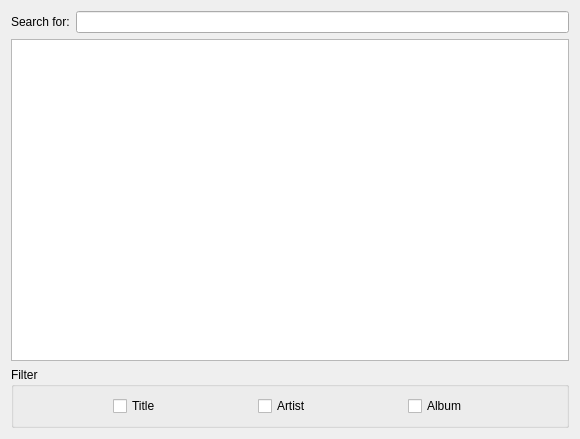
<?xml version="1.0" encoding="UTF-8"?>
<ui version="4.0">
 <class>search_dialog</class>
 <widget class="QDialog" name="search_dialog">
  <property name="geometry">
   <rect>
    <x>0</x>
    <y>0</y>
    <width>580</width>
    <height>439</height>
   </rect>
  </property>
  <property name="windowTitle">
   <string>Search</string>
  </property>
  <layout class="QGridLayout" name="gridLayout">
   <item row="0" column="0">
    <widget class="QLabel" name="label">
     <property name="text">
      <string>Search for:</string>
     </property>
    </widget>
   </item>
   <item row="0" column="1">
    <widget class="QLineEdit" name="search_term_edit"/>
   </item>
   <item row="1" column="0" colspan="2">
    <widget class="QTreeView" name="search_results_view">
     <property name="alternatingRowColors">
      <bool>true</bool>
     </property>
     <property name="rootIsDecorated">
      <bool>false</bool>
     </property>
     <property name="itemsExpandable">
      <bool>false</bool>
     </property>
     <property name="expandsOnDoubleClick">
      <bool>false</bool>
     </property>
    </widget>
   </item>
   <item row="2" column="0" colspan="2">
    <widget class="QGroupBox" name="groupBox">
     <property name="title">
      <string>Filter</string>
     </property>
     <layout class="QGridLayout" name="gridLayout_2">
      <item row="0" column="0">
       <spacer name="horizontalSpacer">
        <property name="orientation">
         <enum>Qt::Horizontal</enum>
        </property>
        <property name="sizeHint" stdset="0">
         <size>
          <width>85</width>
          <height>20</height>
         </size>
        </property>
       </spacer>
      </item>
      <item row="0" column="1">
       <widget class="QCheckBox" name="filter_title">
        <property name="text">
         <string>Title</string>
        </property>
       </widget>
      </item>
      <item row="0" column="2">
       <spacer name="horizontalSpacer_3">
        <property name="orientation">
         <enum>Qt::Horizontal</enum>
        </property>
        <property name="sizeHint" stdset="0">
         <size>
          <width>85</width>
          <height>20</height>
         </size>
        </property>
       </spacer>
      </item>
      <item row="0" column="3">
       <widget class="QCheckBox" name="filter_artist">
        <property name="sizePolicy">
         <sizepolicy hsizetype="Minimum" vsizetype="Fixed">
          <horstretch>0</horstretch>
          <verstretch>0</verstretch>
         </sizepolicy>
        </property>
        <property name="text">
         <string>Artist</string>
        </property>
       </widget>
      </item>
      <item row="0" column="4">
       <spacer name="horizontalSpacer_4">
        <property name="orientation">
         <enum>Qt::Horizontal</enum>
        </property>
        <property name="sizeHint" stdset="0">
         <size>
          <width>85</width>
          <height>20</height>
         </size>
        </property>
       </spacer>
      </item>
      <item row="0" column="5">
       <widget class="QCheckBox" name="filter_album">
        <property name="sizePolicy">
         <sizepolicy hsizetype="Minimum" vsizetype="Fixed">
          <horstretch>0</horstretch>
          <verstretch>0</verstretch>
         </sizepolicy>
        </property>
        <property name="layoutDirection">
         <enum>Qt::LeftToRight</enum>
        </property>
        <property name="text">
         <string>Album</string>
        </property>
       </widget>
      </item>
      <item row="0" column="6">
       <spacer name="horizontalSpacer_2">
        <property name="orientation">
         <enum>Qt::Horizontal</enum>
        </property>
        <property name="sizeHint" stdset="0">
         <size>
          <width>85</width>
          <height>20</height>
         </size>
        </property>
       </spacer>
      </item>
     </layout>
    </widget>
   </item>
  </layout>
 </widget>
 <resources/>
 <connections/>
</ui>
